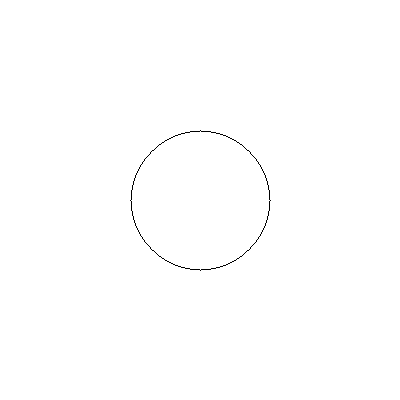
Frame 1 (no input)
Frame 60 (the mouse pressed at the canvas centre just before this capture): identical to frame 1, image omitted
Frame 120 (the mouse held since frame 60 and released just before this capture): identical to frame 1, image omitted

The Processing sketch that drew this single still picture (run headless with seeded random() and noise(); from frame 60 on, the mouse is pressed at the canvas centre):

// Processing sketch: circle
// ── circle.pde
// Modified from the C language example from
// https:// en.wikipedia.org/wiki/Midpoint_circle_algorithm
int r = 70; //radius
void setup() {
  size(400, 400);
}
 
void draw() {
  background(255);
  drawCircle(width/2, height/2, r, 60);
  save("Circle.png");
}

 
void drawCircle(int x0, int y0, int radius, int angle) {
  int circCol = color(0, 0, 0);
  float limit = radians(angle);
  int x = radius;
  int y = 0;
  int err = 0;
 
  while (x >= y && atan2(y, x) < limit) {
    set(x0 + x, y0 + y, circCol);
    set(x0 + y, y0 + x, circCol);
    set(x0 - y, y0 + x, circCol);
    set(x0 - x, y0 + y, circCol);
    set(x0 - x, y0 - y, circCol);
    set(x0 - y, y0 - x, circCol);
    set(x0 + y, y0 - x, circCol);
    set(x0 + x, y0 - y, circCol);
 
    y += 1;
    if (err <= 0) {
      err += 2*y + 1;
    }
    if (err > 0) {
      x -= 1;
      err -= 2*x + 1;
    }
  }
}
